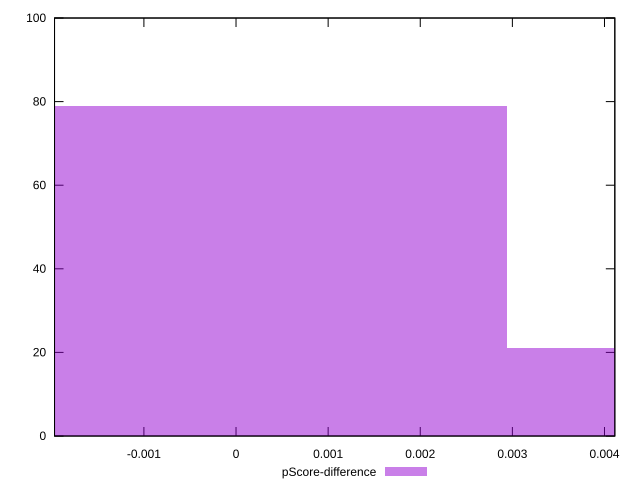

Write gnuplot code to recreate this figure.
reset

$pScoreDifference <<EOF
0.005888895156817286 21
0 79
EOF

set key outside below
set boxwidth 0.005888895156817286
set xrange [-0.001970194688720839:0.004112167336746131]
set yrange [0:100]
set trange [0:100]
set style fill transparent solid 0.5 noborder
set terminal svg size 640, 490 enhanced background rgb 'white'
set output "report/report_00029_2021-02-24T13-36-40.390Z/dom-size/samples/agenda/pScore-difference/histogram.svg"

plot $pScoreDifference title "pScore-difference" with boxes

reset
